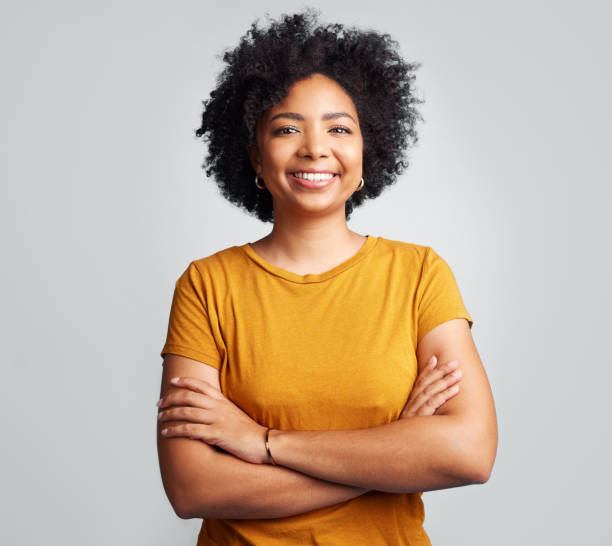
#> input picture Practica5/personas.jpg, 612 x 546 px, given in place of the camera
$ python Bin2.py
#> lines starting #> are read from the running program, lines starting #| are printed output that depends on the picture; after the words box and inside, x2 and y2 are one past the last pixel; in counts of white or black regions, pixels touching at a corner belong together
import cv2
import numpy as np
import imutils
from matplotlib import pyplot as plt

video = cv2.VideoCapture(0)

while True:
    ret,frame=video.read()
#> frame is the input picture: shape (546, 612, 3); mean B, G, R 155.6, 174.1, 192.5
    frame = imutils.resize(frame, width=640) # Redimensionar el video
#> frame: shape (570, 640, 3)
    if ret==False: break
    img=cv2.cvtColor(frame, cv2.COLOR_BGR2GRAY) #Conversion a escala de grises
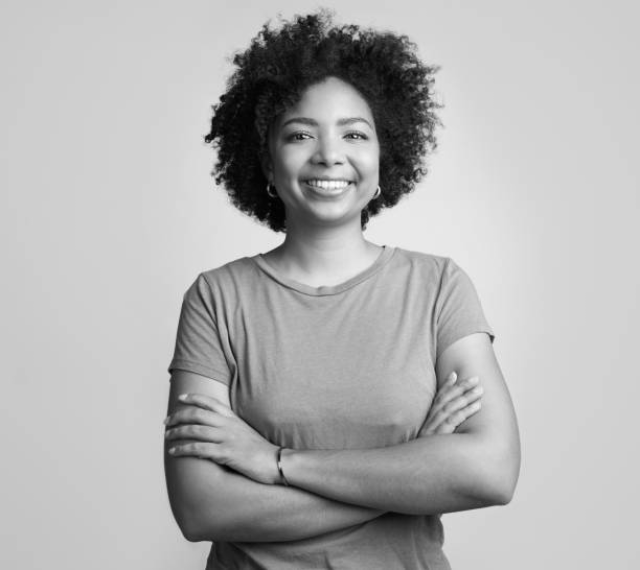
#> img: shape (570, 640); min 0, max 254, mean 177.5
    img=cv2.medianBlur(img,5) #Filtro de mediana
    _,th1 = cv2.threshold(img,127,255,cv2.THRESH_BINARY) #Umbralización global
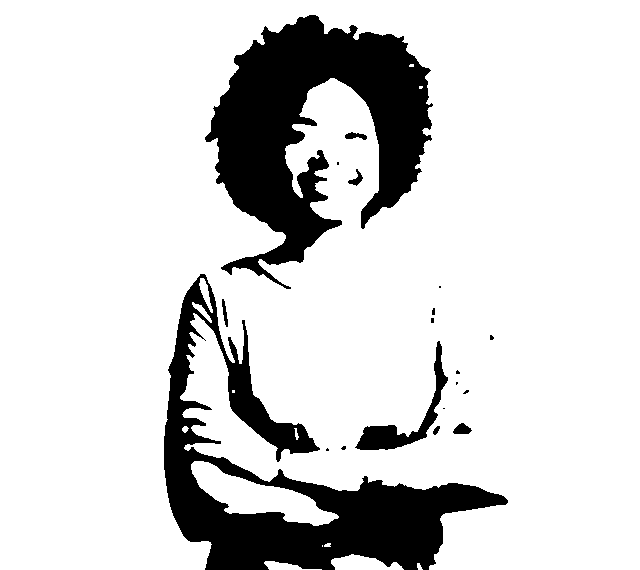
#> th1: shape (570, 640); 83.6% white; 19 black regions (11 under 20 px), largest, box (x1, y1, x2, y2) and area: (205, 15, 433, 289) 29489, (164, 274, 508, 570) 27896, (355, 341, 448, 450) 1864
    th2 = cv2.adaptiveThreshold(img,255,cv2.ADAPTIVE_THRESH_MEAN_C,cv2.THRESH_BINARY,11,2) #Umbralización adaptativa
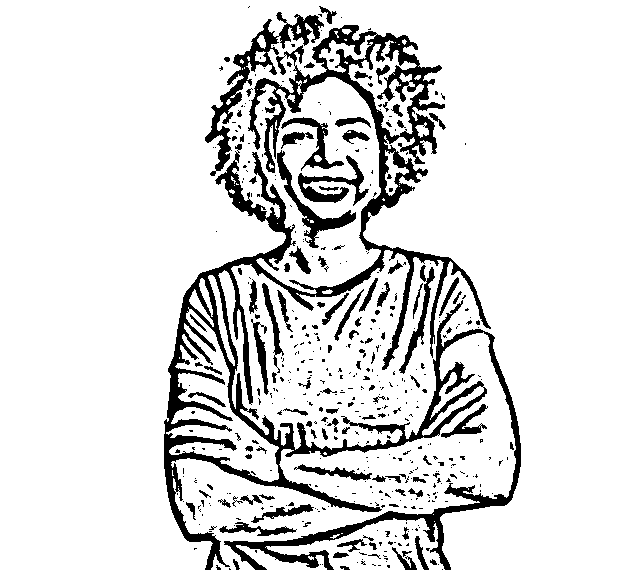
#> th2: shape (570, 640); 86.9% white; 476 black regions (372 under 20 px), largest, box (x1, y1, x2, y2) and area: (164, 25, 521, 570) 30799, (205, 12, 324, 176) 2893, (277, 150, 356, 248) 1256
    th3 = cv2.adaptiveThreshold(img,255,cv2.ADAPTIVE_THRESH_GAUSSIAN_C,cv2.THRESH_BINARY,11,2) #Umbralización adaptativa
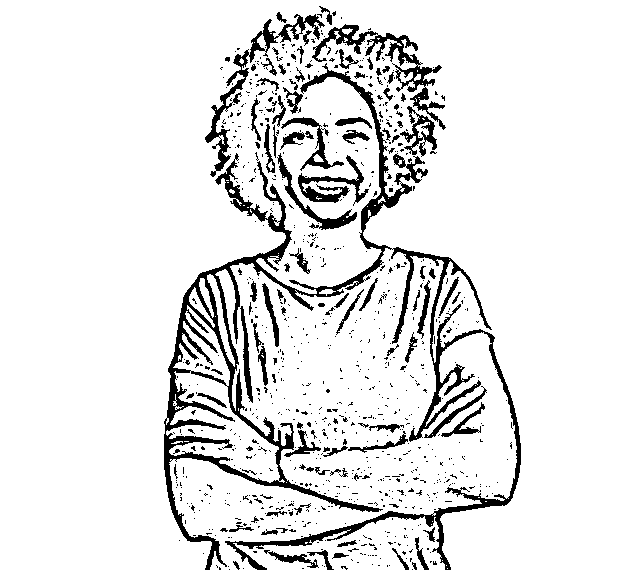
#> th3: shape (570, 640); 90.2% white; 869 black regions (764 under 20 px), largest, box (x1, y1, x2, y2) and area: (164, 63, 521, 570) 17787, (312, 24, 446, 130) 2217, (205, 14, 325, 177) 1991
    cv2.imshow("Original Image", img)
    cv2.imshow("Thresholding 127", th1)
    cv2.imshow("Thresholding Adaptativo", th2)
    cv2.imshow("Thresholding Gaussiano Adaptativo", th3)
    if cv2.waitKey(1) & 0xFF == ord('q'): break
#> (key q is pressed here)
video.release()
cv2.destroyAllWindows()
